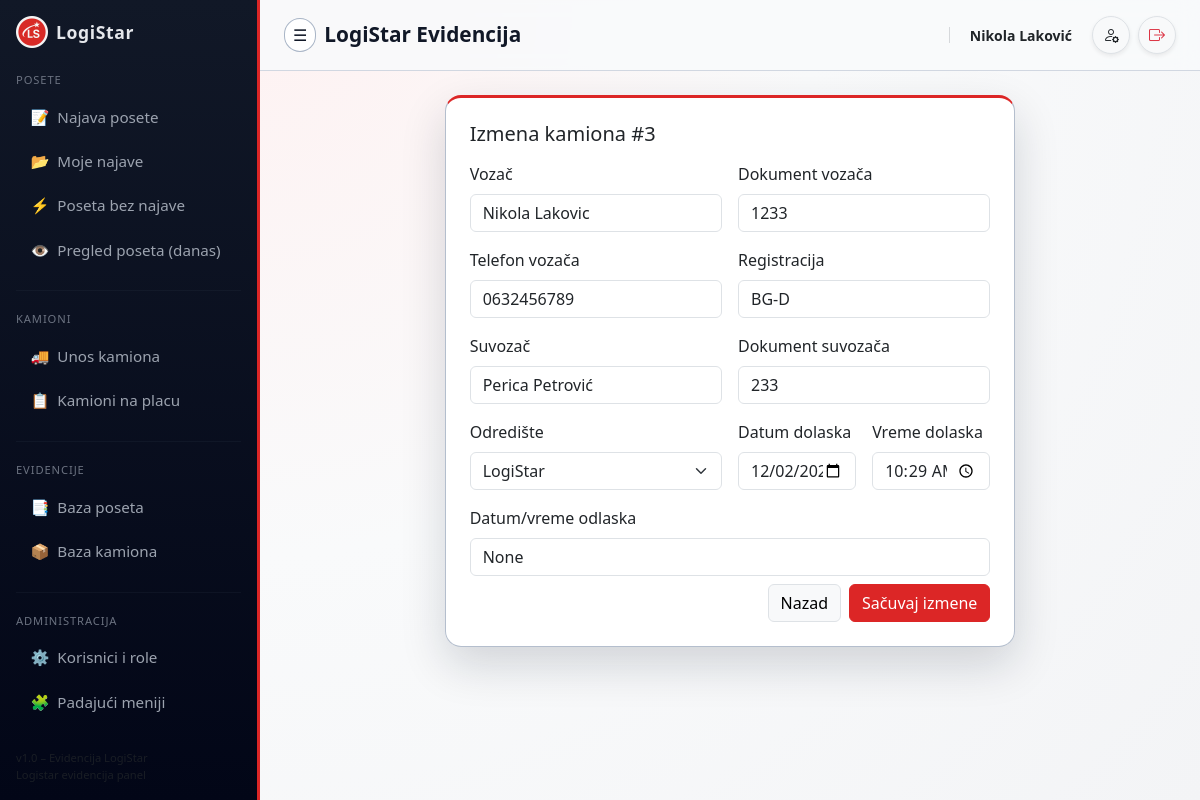
Page /security/kamioni/3/edit (signed in) on the committed database.
### tables this page shows
CREATE TABLE "trucks" (
	"id"	INTEGER,
	"driver_name"	TEXT NOT NULL,
	"driver_document"	TEXT,
	"codriver_name"	TEXT,
	"codriver_document"	TEXT,
	"plate"	TEXT NOT NULL,
	"destination"	TEXT NOT NULL,
	"arrival_date"	TEXT NOT NULL,
	"arrival_time"	TEXT NOT NULL,
	"departure_datetime"	TEXT,
	"driver_phone"	TEXT,
	"created_by"	TEXT,
	PRIMARY KEY("id" AUTOINCREMENT)
);

### app.py (the view, shortened to what this page needs)
@app.route("/security/kamioni/<int:truck_id>/edit", methods=["GET", "POST"])
@require_role("admin")
def security_kamioni_edit(truck_id: int):
    conn = get_db()
    cur = conn.cursor()
    row = cur.execute(
        "SELECT * FROM trucks WHERE id = ?",
        (truck_id,),
    ).fetchone()
    if row is None:
        conn.close()
        return "Kamion nije pronađen.", 404
    destinations = cur.execute(
        "SELECT value FROM lookups WHERE type='destination' ORDER BY value",
    ).fetchall()
    conn.close()
    return render_template(
        "security_kamioni_edit.html",
        truck=row,
        destinations=destinations,
    )

### app.py (called while the page is built)
def get_db():
    conn = sqlite3.connect(DB_PATH)
    conn.row_factory = sqlite3.Row
    return conn

def require_role(*allowed_roles):
    def decorator(view_func):
        @wraps(view_func)
        def wrapped_view(*args, **kwargs):
            if "user_email" not in session:
                next_url = request.path
                return redirect(url_for("login", next=next_url))
            role = session.get("role")
            if allowed_roles and role not in allowed_roles:
                return redirect(url_for("no_access"))
            return view_func(*args, **kwargs)
        return wrapped_view
    return decorator

### templates/security_kamioni_edit.html
{% extends "base.html" %}
{% block content %}
<div class="row justify-content-center">
  <div class="col-lg-8 col-md-10">
    <div class="card card-soft p-4">
      <h5 class="mb-3">Izmena kamiona #{{ truck.id }}</h5>
      <form method="post" class="row g-3">
        <div class="col-md-6">
          <label class="form-label">Vozač</label>
          <input type="text" name="driver_name" class="form-control"
                 value="{{ truck.driver_name }}" required>
        </div>
        <div class="col-md-6">
          <label class="form-label">Dokument vozača</label>
          <input type="text" name="driver_document" class="form-control"
                 value="{{ truck.driver_document }}">
        </div>
        <div class="col-md-6">
          <label class="form-label">Telefon vozača</label>
          <input type="text" name="driver_phone" class="form-control"
                 value="{{ truck.driver_phone }}">
        </div>
        <div class="col-md-6">
          <label class="form-label">Registracija</label>
          <input type="text" name="plate" class="form-control"
                 value="{{ truck.plate }}" required>
        </div>
        <div class="col-md-6">
          <label class="form-label">Suvozač</label>
          <input type="text" name="codriver_name" class="form-control"
                 value="{{ truck.codriver_name }}">
        </div>
        <div class="col-md-6">
          <label class="form-label">Dokument suvozača</label>
          <input type="text" name="codriver_document" class="form-control"
                 value="{{ truck.codriver_document }}">
        </div>
        <div class="col-md-6">
          <label class="form-label">Odredište</label>
          <select name="destination" class="form-select" required>
            {% for d in destinations %}
              <option value="{{ d['value'] }}"
                      {{ 'selected' if d['value'] == truck.destination else '' }}>
                {{ d['value'] }}
              </option>
            {% endfor %}
          </select>
        </div>
        <div class="col-md-3">
          <label class="form-label">Datum dolaska</label>
          <input type="date" name="arrival_date" class="form-control"
                 value="{{ truck.arrival_date }}" required>
        </div>
        <div class="col-md-3">
          <label class="form-label">Vreme dolaska</label>
          <input type="time" name="arrival_time" class="form-control"
                 value="{{ truck.arrival_time }}" required>
        </div>
        <div class="col-md-12">
          <label class="form-label">Datum/vreme odlaska</label>
          <input type="text" name="departure_datetime" class="form-control"
                 placeholder="YYYY-MM-DD HH:MM:SS"
                 value="{{ truck.departure_datetime }}">
        </div>
        <div class="col-12 d-flex justify-content-end gap-2 mt-2">
          <a href="{{ url_for('security_kamioni') }}" class="btn btn-light border">Nazad</a>
          <button type="submit" class="btn btn-primary">Sačuvaj izmene</button>
        </div>
      </form>
    </div>
  </div>
</div>
{% endblock %}

### templates/base.html (style rules this page uses)
:root { --ls-red: #dc2626; --ls-red-soft: #fee2e2; --ls-gray-light: #f3f4f6; --ls-dark: #0f172a; --sidebar-width: 260px; }
body { background: var(--ls-gray-light); font-family: system-ui, -apple-system, BlinkMacSystemFont, "Segoe UI", sans-serif; overflow-x: hidden; }
.card-soft { border-radius: 1rem; border: 1px solid rgba(148, 163, 184, 0.7); box-shadow: 0 18px 45px rgba(15, 23, 42, 0.16); background: rgba(255, 255, 255, 0.96); border-top: 3px solid var(--ls-red); }
.btn-primary { background-color: var(--ls-red); border-color: var(--ls-red); }

### rows in the picture
trucks: id "3", driver_name "Nikola Lakovic", driver_document "1233", driver_phone "0632456789", plate "BG-D", codriver_name "Perica Petrović", codriver_document "233", arrival_date "12/02/2025", arrival_time "10:29"

### other values in the picture
{{ page_title or "LogiStar Evidencija" }} "LogiStar Evidencija"
{{ session.get('full_name', '') }} "Nikola Laković"
form field destination "LogiStar"
